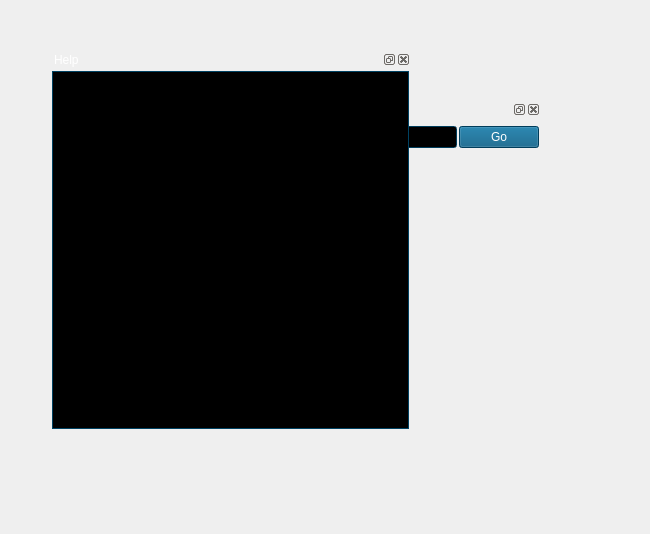
<ui version="4.0" >
 <class>Form</class>
 <widget class="QWidget" name="Form" >
  <property name="geometry" >
   <rect>
    <x>0</x>
    <y>0</y>
    <width>650</width>
    <height>534</height>
   </rect>
  </property>
  <property name="sizePolicy" >
   <sizepolicy vsizetype="Preferred" hsizetype="Preferred" >
    <horstretch>0</horstretch>
    <verstretch>0</verstretch>
   </sizepolicy>
  </property>
  <property name="windowTitle" >
   <string>Stellarium</string>
  </property>
  <property name="windowIcon" >
   <iconset resource="../../data/mainRes.qrc" >:/mainWindow/icon.bmp</iconset>
  </property>
  <widget class="QDockWidget" name="dockWidgetSearchSkyObject" >
   <property name="geometry" >
    <rect>
     <x>250</x>
     <y>100</y>
     <width>291</width>
     <height>56</height>
    </rect>
   </property>
   <property name="palette" >
    <palette>
     <active>
      <colorrole role="WindowText" >
       <brush brushstyle="SolidPattern" >
        <color alpha="255" >
         <red>255</red>
         <green>255</green>
         <blue>255</blue>
        </color>
       </brush>
      </colorrole>
      <colorrole role="Button" >
       <brush brushstyle="SolidPattern" >
        <color alpha="255" >
         <red>0</red>
         <green>85</green>
         <blue>127</blue>
        </color>
       </brush>
      </colorrole>
      <colorrole role="Light" >
       <brush brushstyle="SolidPattern" >
        <color alpha="255" >
         <red>0</red>
         <green>128</green>
         <blue>191</blue>
        </color>
       </brush>
      </colorrole>
      <colorrole role="Midlight" >
       <brush brushstyle="SolidPattern" >
        <color alpha="255" >
         <red>0</red>
         <green>106</green>
         <blue>159</blue>
        </color>
       </brush>
      </colorrole>
      <colorrole role="Dark" >
       <brush brushstyle="SolidPattern" >
        <color alpha="255" >
         <red>0</red>
         <green>42</green>
         <blue>63</blue>
        </color>
       </brush>
      </colorrole>
      <colorrole role="Mid" >
       <brush brushstyle="SolidPattern" >
        <color alpha="255" >
         <red>0</red>
         <green>56</green>
         <blue>84</blue>
        </color>
       </brush>
      </colorrole>
      <colorrole role="Text" >
       <brush brushstyle="SolidPattern" >
        <color alpha="255" >
         <red>255</red>
         <green>255</green>
         <blue>255</blue>
        </color>
       </brush>
      </colorrole>
      <colorrole role="BrightText" >
       <brush brushstyle="SolidPattern" >
        <color alpha="255" >
         <red>255</red>
         <green>255</green>
         <blue>255</blue>
        </color>
       </brush>
      </colorrole>
      <colorrole role="ButtonText" >
       <brush brushstyle="SolidPattern" >
        <color alpha="255" >
         <red>255</red>
         <green>255</green>
         <blue>255</blue>
        </color>
       </brush>
      </colorrole>
      <colorrole role="Base" >
       <brush brushstyle="SolidPattern" >
        <color alpha="255" >
         <red>0</red>
         <green>0</green>
         <blue>0</blue>
        </color>
       </brush>
      </colorrole>
      <colorrole role="Window" >
       <brush brushstyle="SolidPattern" >
        <color alpha="255" >
         <red>0</red>
         <green>85</green>
         <blue>127</blue>
        </color>
       </brush>
      </colorrole>
      <colorrole role="Shadow" >
       <brush brushstyle="SolidPattern" >
        <color alpha="255" >
         <red>0</red>
         <green>0</green>
         <blue>0</blue>
        </color>
       </brush>
      </colorrole>
      <colorrole role="AlternateBase" >
       <brush brushstyle="SolidPattern" >
        <color alpha="255" >
         <red>0</red>
         <green>42</green>
         <blue>63</blue>
        </color>
       </brush>
      </colorrole>
     </active>
     <inactive>
      <colorrole role="WindowText" >
       <brush brushstyle="SolidPattern" >
        <color alpha="255" >
         <red>255</red>
         <green>255</green>
         <blue>255</blue>
        </color>
       </brush>
      </colorrole>
      <colorrole role="Button" >
       <brush brushstyle="SolidPattern" >
        <color alpha="255" >
         <red>0</red>
         <green>85</green>
         <blue>127</blue>
        </color>
       </brush>
      </colorrole>
      <colorrole role="Light" >
       <brush brushstyle="SolidPattern" >
        <color alpha="255" >
         <red>0</red>
         <green>128</green>
         <blue>191</blue>
        </color>
       </brush>
      </colorrole>
      <colorrole role="Midlight" >
       <brush brushstyle="SolidPattern" >
        <color alpha="255" >
         <red>0</red>
         <green>106</green>
         <blue>159</blue>
        </color>
       </brush>
      </colorrole>
      <colorrole role="Dark" >
       <brush brushstyle="SolidPattern" >
        <color alpha="255" >
         <red>0</red>
         <green>42</green>
         <blue>63</blue>
        </color>
       </brush>
      </colorrole>
      <colorrole role="Mid" >
       <brush brushstyle="SolidPattern" >
        <color alpha="255" >
         <red>0</red>
         <green>56</green>
         <blue>84</blue>
        </color>
       </brush>
      </colorrole>
      <colorrole role="Text" >
       <brush brushstyle="SolidPattern" >
        <color alpha="255" >
         <red>255</red>
         <green>255</green>
         <blue>255</blue>
        </color>
       </brush>
      </colorrole>
      <colorrole role="BrightText" >
       <brush brushstyle="SolidPattern" >
        <color alpha="255" >
         <red>255</red>
         <green>255</green>
         <blue>255</blue>
        </color>
       </brush>
      </colorrole>
      <colorrole role="ButtonText" >
       <brush brushstyle="SolidPattern" >
        <color alpha="255" >
         <red>255</red>
         <green>255</green>
         <blue>255</blue>
        </color>
       </brush>
      </colorrole>
      <colorrole role="Base" >
       <brush brushstyle="SolidPattern" >
        <color alpha="255" >
         <red>0</red>
         <green>0</green>
         <blue>0</blue>
        </color>
       </brush>
      </colorrole>
      <colorrole role="Window" >
       <brush brushstyle="SolidPattern" >
        <color alpha="255" >
         <red>0</red>
         <green>85</green>
         <blue>127</blue>
        </color>
       </brush>
      </colorrole>
      <colorrole role="Shadow" >
       <brush brushstyle="SolidPattern" >
        <color alpha="255" >
         <red>0</red>
         <green>0</green>
         <blue>0</blue>
        </color>
       </brush>
      </colorrole>
      <colorrole role="AlternateBase" >
       <brush brushstyle="SolidPattern" >
        <color alpha="255" >
         <red>0</red>
         <green>42</green>
         <blue>63</blue>
        </color>
       </brush>
      </colorrole>
     </inactive>
     <disabled>
      <colorrole role="WindowText" >
       <brush brushstyle="SolidPattern" >
        <color alpha="255" >
         <red>0</red>
         <green>42</green>
         <blue>63</blue>
        </color>
       </brush>
      </colorrole>
      <colorrole role="Button" >
       <brush brushstyle="SolidPattern" >
        <color alpha="255" >
         <red>0</red>
         <green>85</green>
         <blue>127</blue>
        </color>
       </brush>
      </colorrole>
      <colorrole role="Light" >
       <brush brushstyle="SolidPattern" >
        <color alpha="255" >
         <red>0</red>
         <green>128</green>
         <blue>191</blue>
        </color>
       </brush>
      </colorrole>
      <colorrole role="Midlight" >
       <brush brushstyle="SolidPattern" >
        <color alpha="255" >
         <red>0</red>
         <green>106</green>
         <blue>159</blue>
        </color>
       </brush>
      </colorrole>
      <colorrole role="Dark" >
       <brush brushstyle="SolidPattern" >
        <color alpha="255" >
         <red>0</red>
         <green>42</green>
         <blue>63</blue>
        </color>
       </brush>
      </colorrole>
      <colorrole role="Mid" >
       <brush brushstyle="SolidPattern" >
        <color alpha="255" >
         <red>0</red>
         <green>56</green>
         <blue>84</blue>
        </color>
       </brush>
      </colorrole>
      <colorrole role="Text" >
       <brush brushstyle="SolidPattern" >
        <color alpha="255" >
         <red>0</red>
         <green>42</green>
         <blue>63</blue>
        </color>
       </brush>
      </colorrole>
      <colorrole role="BrightText" >
       <brush brushstyle="SolidPattern" >
        <color alpha="255" >
         <red>255</red>
         <green>255</green>
         <blue>255</blue>
        </color>
       </brush>
      </colorrole>
      <colorrole role="ButtonText" >
       <brush brushstyle="SolidPattern" >
        <color alpha="255" >
         <red>0</red>
         <green>42</green>
         <blue>63</blue>
        </color>
       </brush>
      </colorrole>
      <colorrole role="Base" >
       <brush brushstyle="SolidPattern" >
        <color alpha="255" >
         <red>0</red>
         <green>85</green>
         <blue>127</blue>
        </color>
       </brush>
      </colorrole>
      <colorrole role="Window" >
       <brush brushstyle="SolidPattern" >
        <color alpha="255" >
         <red>0</red>
         <green>85</green>
         <blue>127</blue>
        </color>
       </brush>
      </colorrole>
      <colorrole role="Shadow" >
       <brush brushstyle="SolidPattern" >
        <color alpha="255" >
         <red>0</red>
         <green>0</green>
         <blue>0</blue>
        </color>
       </brush>
      </colorrole>
      <colorrole role="AlternateBase" >
       <brush brushstyle="SolidPattern" >
        <color alpha="255" >
         <red>0</red>
         <green>85</green>
         <blue>127</blue>
        </color>
       </brush>
      </colorrole>
     </disabled>
    </palette>
   </property>
   <property name="floating" >
    <bool>true</bool>
   </property>
   <property name="features" >
    <set>QDockWidget::AllDockWidgetFeatures</set>
   </property>
   <property name="allowedAreas" >
    <set>Qt::NoDockWidgetArea</set>
   </property>
   <property name="windowTitle" >
    <string>Find Object</string>
   </property>
   <widget class="QWidget" name="dockWidgetContents" >
    <layout class="QGridLayout" >
     <property name="leftMargin" >
      <number>2</number>
     </property>
     <property name="topMargin" >
      <number>2</number>
     </property>
     <property name="rightMargin" >
      <number>2</number>
     </property>
     <property name="bottomMargin" >
      <number>2</number>
     </property>
     <property name="horizontalSpacing" >
      <number>2</number>
     </property>
     <property name="verticalSpacing" >
      <number>2</number>
     </property>
     <item row="0" column="0" >
      <layout class="QHBoxLayout" >
       <property name="spacing" >
        <number>2</number>
       </property>
       <item>
        <widget class="QLineEdit" name="lineEditSearchSkyObject" >
         <property name="palette" >
          <palette>
           <active>
            <colorrole role="Light" >
             <brush brushstyle="SolidPattern" >
              <color alpha="255" >
               <red>0</red>
               <green>74</green>
               <blue>108</blue>
              </color>
             </brush>
            </colorrole>
            <colorrole role="Highlight" >
             <brush brushstyle="SolidPattern" >
              <color alpha="255" >
               <red>79</red>
               <green>86</green>
               <blue>99</blue>
              </color>
             </brush>
            </colorrole>
            <colorrole role="HighlightedText" >
             <brush brushstyle="SolidPattern" >
              <color alpha="255" >
               <red>255</red>
               <green>255</green>
               <blue>255</blue>
              </color>
             </brush>
            </colorrole>
           </active>
           <inactive>
            <colorrole role="Light" >
             <brush brushstyle="SolidPattern" >
              <color alpha="255" >
               <red>0</red>
               <green>74</green>
               <blue>108</blue>
              </color>
             </brush>
            </colorrole>
            <colorrole role="Highlight" >
             <brush brushstyle="SolidPattern" >
              <color alpha="255" >
               <red>79</red>
               <green>86</green>
               <blue>99</blue>
              </color>
             </brush>
            </colorrole>
            <colorrole role="HighlightedText" >
             <brush brushstyle="SolidPattern" >
              <color alpha="255" >
               <red>255</red>
               <green>255</green>
               <blue>255</blue>
              </color>
             </brush>
            </colorrole>
           </inactive>
           <disabled>
            <colorrole role="Light" >
             <brush brushstyle="SolidPattern" >
              <color alpha="255" >
               <red>0</red>
               <green>74</green>
               <blue>108</blue>
              </color>
             </brush>
            </colorrole>
            <colorrole role="Highlight" >
             <brush brushstyle="SolidPattern" >
              <color alpha="255" >
               <red>134</red>
               <green>134</green>
               <blue>134</blue>
              </color>
             </brush>
            </colorrole>
            <colorrole role="HighlightedText" >
             <brush brushstyle="SolidPattern" >
              <color alpha="255" >
               <red>255</red>
               <green>255</green>
               <blue>255</blue>
              </color>
             </brush>
            </colorrole>
           </disabled>
          </palette>
         </property>
         <property name="text" >
          <string>Up</string>
         </property>
        </widget>
       </item>
       <item>
        <widget class="QPushButton" name="pushButtonGotoSearchSkyObject" >
         <property name="text" >
          <string>Go</string>
         </property>
         <property name="checkable" >
          <bool>true</bool>
         </property>
        </widget>
       </item>
      </layout>
     </item>
    </layout>
   </widget>
  </widget>
  <widget class="QDockWidget" name="dockWidgetHelp" >
   <property name="geometry" >
    <rect>
     <x>50</x>
     <y>50</y>
     <width>361</width>
     <height>381</height>
    </rect>
   </property>
   <property name="palette" >
    <palette>
     <active>
      <colorrole role="WindowText" >
       <brush brushstyle="SolidPattern" >
        <color alpha="255" >
         <red>255</red>
         <green>255</green>
         <blue>255</blue>
        </color>
       </brush>
      </colorrole>
      <colorrole role="Button" >
       <brush brushstyle="SolidPattern" >
        <color alpha="255" >
         <red>0</red>
         <green>85</green>
         <blue>127</blue>
        </color>
       </brush>
      </colorrole>
      <colorrole role="Light" >
       <brush brushstyle="SolidPattern" >
        <color alpha="255" >
         <red>0</red>
         <green>128</green>
         <blue>191</blue>
        </color>
       </brush>
      </colorrole>
      <colorrole role="Midlight" >
       <brush brushstyle="SolidPattern" >
        <color alpha="255" >
         <red>0</red>
         <green>106</green>
         <blue>159</blue>
        </color>
       </brush>
      </colorrole>
      <colorrole role="Dark" >
       <brush brushstyle="SolidPattern" >
        <color alpha="255" >
         <red>0</red>
         <green>42</green>
         <blue>63</blue>
        </color>
       </brush>
      </colorrole>
      <colorrole role="Mid" >
       <brush brushstyle="SolidPattern" >
        <color alpha="255" >
         <red>0</red>
         <green>56</green>
         <blue>84</blue>
        </color>
       </brush>
      </colorrole>
      <colorrole role="Text" >
       <brush brushstyle="SolidPattern" >
        <color alpha="255" >
         <red>255</red>
         <green>255</green>
         <blue>255</blue>
        </color>
       </brush>
      </colorrole>
      <colorrole role="BrightText" >
       <brush brushstyle="SolidPattern" >
        <color alpha="255" >
         <red>255</red>
         <green>255</green>
         <blue>255</blue>
        </color>
       </brush>
      </colorrole>
      <colorrole role="ButtonText" >
       <brush brushstyle="SolidPattern" >
        <color alpha="255" >
         <red>255</red>
         <green>255</green>
         <blue>255</blue>
        </color>
       </brush>
      </colorrole>
      <colorrole role="Base" >
       <brush brushstyle="SolidPattern" >
        <color alpha="255" >
         <red>0</red>
         <green>0</green>
         <blue>0</blue>
        </color>
       </brush>
      </colorrole>
      <colorrole role="Window" >
       <brush brushstyle="SolidPattern" >
        <color alpha="255" >
         <red>0</red>
         <green>85</green>
         <blue>127</blue>
        </color>
       </brush>
      </colorrole>
      <colorrole role="Shadow" >
       <brush brushstyle="SolidPattern" >
        <color alpha="255" >
         <red>0</red>
         <green>0</green>
         <blue>0</blue>
        </color>
       </brush>
      </colorrole>
      <colorrole role="AlternateBase" >
       <brush brushstyle="SolidPattern" >
        <color alpha="255" >
         <red>0</red>
         <green>42</green>
         <blue>63</blue>
        </color>
       </brush>
      </colorrole>
     </active>
     <inactive>
      <colorrole role="WindowText" >
       <brush brushstyle="SolidPattern" >
        <color alpha="255" >
         <red>255</red>
         <green>255</green>
         <blue>255</blue>
        </color>
       </brush>
      </colorrole>
      <colorrole role="Button" >
       <brush brushstyle="SolidPattern" >
        <color alpha="255" >
         <red>0</red>
         <green>85</green>
         <blue>127</blue>
        </color>
       </brush>
      </colorrole>
      <colorrole role="Light" >
       <brush brushstyle="SolidPattern" >
        <color alpha="255" >
         <red>0</red>
         <green>128</green>
         <blue>191</blue>
        </color>
       </brush>
      </colorrole>
      <colorrole role="Midlight" >
       <brush brushstyle="SolidPattern" >
        <color alpha="255" >
         <red>0</red>
         <green>106</green>
         <blue>159</blue>
        </color>
       </brush>
      </colorrole>
      <colorrole role="Dark" >
       <brush brushstyle="SolidPattern" >
        <color alpha="255" >
         <red>0</red>
         <green>42</green>
         <blue>63</blue>
        </color>
       </brush>
      </colorrole>
      <colorrole role="Mid" >
       <brush brushstyle="SolidPattern" >
        <color alpha="255" >
         <red>0</red>
         <green>56</green>
         <blue>84</blue>
        </color>
       </brush>
      </colorrole>
      <colorrole role="Text" >
       <brush brushstyle="SolidPattern" >
        <color alpha="255" >
         <red>255</red>
         <green>255</green>
         <blue>255</blue>
        </color>
       </brush>
      </colorrole>
      <colorrole role="BrightText" >
       <brush brushstyle="SolidPattern" >
        <color alpha="255" >
         <red>255</red>
         <green>255</green>
         <blue>255</blue>
        </color>
       </brush>
      </colorrole>
      <colorrole role="ButtonText" >
       <brush brushstyle="SolidPattern" >
        <color alpha="255" >
         <red>255</red>
         <green>255</green>
         <blue>255</blue>
        </color>
       </brush>
      </colorrole>
      <colorrole role="Base" >
       <brush brushstyle="SolidPattern" >
        <color alpha="255" >
         <red>0</red>
         <green>0</green>
         <blue>0</blue>
        </color>
       </brush>
      </colorrole>
      <colorrole role="Window" >
       <brush brushstyle="SolidPattern" >
        <color alpha="255" >
         <red>0</red>
         <green>85</green>
         <blue>127</blue>
        </color>
       </brush>
      </colorrole>
      <colorrole role="Shadow" >
       <brush brushstyle="SolidPattern" >
        <color alpha="255" >
         <red>0</red>
         <green>0</green>
         <blue>0</blue>
        </color>
       </brush>
      </colorrole>
      <colorrole role="AlternateBase" >
       <brush brushstyle="SolidPattern" >
        <color alpha="255" >
         <red>0</red>
         <green>42</green>
         <blue>63</blue>
        </color>
       </brush>
      </colorrole>
     </inactive>
     <disabled>
      <colorrole role="WindowText" >
       <brush brushstyle="SolidPattern" >
        <color alpha="255" >
         <red>0</red>
         <green>42</green>
         <blue>63</blue>
        </color>
       </brush>
      </colorrole>
      <colorrole role="Button" >
       <brush brushstyle="SolidPattern" >
        <color alpha="255" >
         <red>0</red>
         <green>85</green>
         <blue>127</blue>
        </color>
       </brush>
      </colorrole>
      <colorrole role="Light" >
       <brush brushstyle="SolidPattern" >
        <color alpha="255" >
         <red>0</red>
         <green>128</green>
         <blue>191</blue>
        </color>
       </brush>
      </colorrole>
      <colorrole role="Midlight" >
       <brush brushstyle="SolidPattern" >
        <color alpha="255" >
         <red>0</red>
         <green>106</green>
         <blue>159</blue>
        </color>
       </brush>
      </colorrole>
      <colorrole role="Dark" >
       <brush brushstyle="SolidPattern" >
        <color alpha="255" >
         <red>0</red>
         <green>42</green>
         <blue>63</blue>
        </color>
       </brush>
      </colorrole>
      <colorrole role="Mid" >
       <brush brushstyle="SolidPattern" >
        <color alpha="255" >
         <red>0</red>
         <green>56</green>
         <blue>84</blue>
        </color>
       </brush>
      </colorrole>
      <colorrole role="Text" >
       <brush brushstyle="SolidPattern" >
        <color alpha="255" >
         <red>0</red>
         <green>42</green>
         <blue>63</blue>
        </color>
       </brush>
      </colorrole>
      <colorrole role="BrightText" >
       <brush brushstyle="SolidPattern" >
        <color alpha="255" >
         <red>255</red>
         <green>255</green>
         <blue>255</blue>
        </color>
       </brush>
      </colorrole>
      <colorrole role="ButtonText" >
       <brush brushstyle="SolidPattern" >
        <color alpha="255" >
         <red>0</red>
         <green>42</green>
         <blue>63</blue>
        </color>
       </brush>
      </colorrole>
      <colorrole role="Base" >
       <brush brushstyle="SolidPattern" >
        <color alpha="255" >
         <red>0</red>
         <green>85</green>
         <blue>127</blue>
        </color>
       </brush>
      </colorrole>
      <colorrole role="Window" >
       <brush brushstyle="SolidPattern" >
        <color alpha="255" >
         <red>0</red>
         <green>85</green>
         <blue>127</blue>
        </color>
       </brush>
      </colorrole>
      <colorrole role="Shadow" >
       <brush brushstyle="SolidPattern" >
        <color alpha="255" >
         <red>0</red>
         <green>0</green>
         <blue>0</blue>
        </color>
       </brush>
      </colorrole>
      <colorrole role="AlternateBase" >
       <brush brushstyle="SolidPattern" >
        <color alpha="255" >
         <red>0</red>
         <green>85</green>
         <blue>127</blue>
        </color>
       </brush>
      </colorrole>
     </disabled>
    </palette>
   </property>
   <property name="floating" >
    <bool>true</bool>
   </property>
   <property name="features" >
    <set>QDockWidget::AllDockWidgetFeatures</set>
   </property>
   <property name="allowedAreas" >
    <set>Qt::NoDockWidgetArea</set>
   </property>
   <property name="windowTitle" >
    <string>Help</string>
   </property>
   <widget class="QWidget" name="dockWidgetContents_2" >
    <layout class="QGridLayout" >
     <property name="leftMargin" >
      <number>2</number>
     </property>
     <property name="topMargin" >
      <number>2</number>
     </property>
     <property name="rightMargin" >
      <number>2</number>
     </property>
     <property name="bottomMargin" >
      <number>2</number>
     </property>
     <property name="horizontalSpacing" >
      <number>2</number>
     </property>
     <property name="verticalSpacing" >
      <number>2</number>
     </property>
     <item row="0" column="0" >
      <widget class="StelHelpBrowser" name="helpBrowser" />
     </item>
    </layout>
   </widget>
  </widget>
  <action name="actionShow_Constellation_Lines" >
   <property name="checkable" >
    <bool>true</bool>
   </property>
   <property name="text" >
    <string>Show Constellation Lines</string>
   </property>
   <property name="shortcut" >
    <string>C</string>
   </property>
   <property name="shortcutContext" >
    <enum>Qt::WindowShortcut</enum>
   </property>
   <property name="autoRepeat" >
    <bool>false</bool>
   </property>
   <property name="visible" >
    <bool>true</bool>
   </property>
   <property name="helpGroup" stdset="0" >
    <string>Display options</string>
   </property>
  </action>
  <action name="actionShow_Constellation_Art" >
   <property name="checkable" >
    <bool>true</bool>
   </property>
   <property name="text" >
    <string>Show Constellation Art</string>
   </property>
   <property name="shortcut" >
    <string>R</string>
   </property>
   <property name="autoRepeat" >
    <bool>false</bool>
   </property>
   <property name="helpGroup" stdset="0" >
    <string>Display options</string>
   </property>
  </action>
  <action name="actionShow_Constellation_Labels" >
   <property name="checkable" >
    <bool>true</bool>
   </property>
   <property name="text" >
    <string>Show Constellation Labels</string>
   </property>
   <property name="shortcut" >
    <string>V</string>
   </property>
   <property name="autoRepeat" >
    <bool>false</bool>
   </property>
   <property name="helpGroup" stdset="0" >
    <string>Display options</string>
   </property>
  </action>
  <action name="actionShow_Azimutal_Grid" >
   <property name="checkable" >
    <bool>true</bool>
   </property>
   <property name="text" >
    <string>Show Azimutal Grid</string>
   </property>
   <property name="shortcut" >
    <string>Z</string>
   </property>
   <property name="autoRepeat" >
    <bool>false</bool>
   </property>
   <property name="helpGroup" stdset="0" >
    <string>Display options</string>
   </property>
  </action>
  <action name="actionShow_Equatorial_Grid" >
   <property name="checkable" >
    <bool>true</bool>
   </property>
   <property name="text" >
    <string>Show Equatorial Grid</string>
   </property>
   <property name="shortcut" >
    <string>E</string>
   </property>
   <property name="autoRepeat" >
    <bool>false</bool>
   </property>
   <property name="helpGroup" stdset="0" >
    <string>Display options</string>
   </property>
  </action>
  <action name="actionShow_Ground" >
   <property name="checkable" >
    <bool>true</bool>
   </property>
   <property name="text" >
    <string>Show Ground</string>
   </property>
   <property name="shortcut" >
    <string>G</string>
   </property>
   <property name="autoRepeat" >
    <bool>false</bool>
   </property>
   <property name="helpGroup" stdset="0" >
    <string>Display options</string>
   </property>
  </action>
  <action name="actionShow_Cardinal_points" >
   <property name="checkable" >
    <bool>true</bool>
   </property>
   <property name="text" >
    <string>Show Cardinal points</string>
   </property>
   <property name="shortcut" >
    <string>Q</string>
   </property>
   <property name="autoRepeat" >
    <bool>false</bool>
   </property>
   <property name="helpGroup" stdset="0" >
    <string>Display options</string>
   </property>
  </action>
  <action name="actionShow_Atmosphere" >
   <property name="checkable" >
    <bool>true</bool>
   </property>
   <property name="text" >
    <string>Show Atmosphere</string>
   </property>
   <property name="shortcut" >
    <string>A</string>
   </property>
   <property name="autoRepeat" >
    <bool>false</bool>
   </property>
   <property name="helpGroup" stdset="0" >
    <string>Display options</string>
   </property>
  </action>
  <action name="actionShow_Nebulas" >
   <property name="checkable" >
    <bool>true</bool>
   </property>
   <property name="text" >
    <string>Show Nebulas</string>
   </property>
   <property name="shortcut" >
    <string>N</string>
   </property>
   <property name="autoRepeat" >
    <bool>false</bool>
   </property>
   <property name="helpGroup" stdset="0" >
    <string>Display options</string>
   </property>
  </action>
  <action name="actionSwitch_Equatorial_Mount" >
   <property name="checkable" >
    <bool>true</bool>
   </property>
   <property name="text" >
    <string>Switch Equatorial Mount</string>
   </property>
   <property name="shortcut" >
    <string>Return</string>
   </property>
   <property name="autoRepeat" >
    <bool>false</bool>
   </property>
   <property name="helpGroup" stdset="0" >
    <string>Misc</string>
   </property>
  </action>
  <action name="actionGoto_Selected_Object" >
   <property name="text" >
    <string>Goto Selected Object</string>
   </property>
   <property name="shortcut" >
    <string>Space</string>
   </property>
   <property name="autoRepeat" >
    <bool>false</bool>
   </property>
   <property name="helpGroup" stdset="0" >
    <string>Selection</string>
   </property>
  </action>
  <action name="actionShow_Search_Window" >
   <property name="checkable" >
    <bool>true</bool>
   </property>
   <property name="text" >
    <string>Show Search Window</string>
   </property>
   <property name="shortcut" >
    <string>Ctrl+F</string>
   </property>
   <property name="autoRepeat" >
    <bool>false</bool>
   </property>
   <property name="helpGroup" stdset="0" >
    <string>Dialogs</string>
   </property>
  </action>
  <action name="actionShow_Config_Window" >
   <property name="checkable" >
    <bool>true</bool>
   </property>
   <property name="text" >
    <string>Show Config Window</string>
   </property>
   <property name="shortcut" >
    <string>Ctrl+C</string>
   </property>
   <property name="autoRepeat" >
    <bool>false</bool>
   </property>
   <property name="helpGroup" stdset="0" >
    <string>Dialogs</string>
   </property>
  </action>
  <action name="actionShow_Night_Mode" >
   <property name="checkable" >
    <bool>true</bool>
   </property>
   <property name="text" >
    <string>Show Night Mode</string>
   </property>
   <property name="autoRepeat" >
    <bool>false</bool>
   </property>
   <property name="helpGroup" stdset="0" >
    <string>DIsplay options</string>
   </property>
  </action>
  <action name="actionQuit" >
   <property name="text" >
    <string>Quit</string>
   </property>
   <property name="shortcut" >
    <string>Ctrl+Q</string>
   </property>
   <property name="autoRepeat" >
    <bool>false</bool>
   </property>
   <property name="helpGroup" stdset="0" >
    <string>Misc</string>
   </property>
  </action>
  <action name="actionShow_Help_Window" >
   <property name="checkable" >
    <bool>true</bool>
   </property>
   <property name="text" >
    <string>Show Help Window</string>
   </property>
   <property name="shortcut" >
    <string>Ctrl+H</string>
   </property>
   <property name="autoRepeat" >
    <bool>false</bool>
   </property>
   <property name="helpGroup" stdset="0" >
    <string>Dialogs</string>
   </property>
  </action>
  <action name="actionDecrease_Time_Speed" >
   <property name="text" >
    <string>Decrease Time Speed</string>
   </property>
   <property name="shortcut" >
    <string>J</string>
   </property>
   <property name="helpGroup" stdset="0" >
    <string>Date and time</string>
   </property>
  </action>
  <action name="actionIncrease_Time_Speed" >
   <property name="text" >
    <string>Increase Time Speed</string>
   </property>
   <property name="shortcut" >
    <string>L</string>
   </property>
   <property name="helpGroup" stdset="0" >
    <string>Date and time</string>
   </property>
  </action>
  <action name="actionSet_Real_Time_Speed" >
   <property name="text" >
    <string>Set Real Time Speed</string>
   </property>
   <property name="shortcut" >
    <string>K</string>
   </property>
   <property name="autoRepeat" >
    <bool>false</bool>
   </property>
   <property name="helpGroup" stdset="0" >
    <string>Date and time</string>
   </property>
  </action>
  <action name="actionReturn_To_Current_Time" >
   <property name="text" >
    <string>Return To Current Time</string>
   </property>
   <property name="shortcut" >
    <string>8</string>
   </property>
   <property name="helpGroup" stdset="0" >
    <string>Date and time</string>
   </property>
  </action>
  <action name="actionSet_Full_Screen" >
   <property name="checkable" >
    <bool>true</bool>
   </property>
   <property name="text" >
    <string>Set Full Screen</string>
   </property>
   <property name="shortcut" >
    <string>F1</string>
   </property>
   <property name="autoRepeat" >
    <bool>false</bool>
   </property>
   <property name="helpGroup" stdset="0" >
    <string>Display options</string>
   </property>
  </action>
 </widget>
 <customwidgets>
  <customwidget>
   <class>StelHelpBrowser</class>
   <extends>QTextBrowser</extends>
   <header>StelHelpBrowser.hpp</header>
  </customwidget>
 </customwidgets>
 <resources>
  <include location="../../data/mainRes.qrc" />
 </resources>
 <connections>
  <connection>
   <sender>actionShow_Search_Window</sender>
   <signal>toggled(bool)</signal>
   <receiver>dockWidgetSearchSkyObject</receiver>
   <slot>setVisible(bool)</slot>
   <hints>
    <hint type="sourcelabel" >
     <x>-1</x>
     <y>-1</y>
    </hint>
    <hint type="destinationlabel" >
     <x>235</x>
     <y>147</y>
    </hint>
   </hints>
  </connection>
  <connection>
   <sender>actionQuit</sender>
   <signal>triggered()</signal>
   <receiver>Form</receiver>
   <slot>close()</slot>
   <hints>
    <hint type="sourcelabel" >
     <x>-1</x>
     <y>-1</y>
    </hint>
    <hint type="destinationlabel" >
     <x>324</x>
     <y>266</y>
    </hint>
   </hints>
  </connection>
  <connection>
   <sender>actionShow_Help_Window</sender>
   <signal>toggled(bool)</signal>
   <receiver>dockWidgetHelp</receiver>
   <slot>setVisible(bool)</slot>
   <hints>
    <hint type="sourcelabel" >
     <x>-1</x>
     <y>-1</y>
    </hint>
    <hint type="destinationlabel" >
     <x>235</x>
     <y>227</y>
    </hint>
   </hints>
  </connection>
  <connection>
   <sender>dockWidgetSearchSkyObject</sender>
   <signal>visibilityChanged(bool)</signal>
   <receiver>actionShow_Search_Window</receiver>
   <slot>setChecked(bool)</slot>
   <hints>
    <hint type="sourcelabel" >
     <x>355</x>
     <y>77</y>
    </hint>
    <hint type="destinationlabel" >
     <x>-1</x>
     <y>-1</y>
    </hint>
   </hints>
  </connection>
  <connection>
   <sender>dockWidgetHelp</sender>
   <signal>visibilityChanged(bool)</signal>
   <receiver>actionShow_Help_Window</receiver>
   <slot>setChecked(bool)</slot>
   <hints>
    <hint type="sourcelabel" >
     <x>235</x>
     <y>227</y>
    </hint>
    <hint type="destinationlabel" >
     <x>-1</x>
     <y>-1</y>
    </hint>
   </hints>
  </connection>
 </connections>
</ui>
